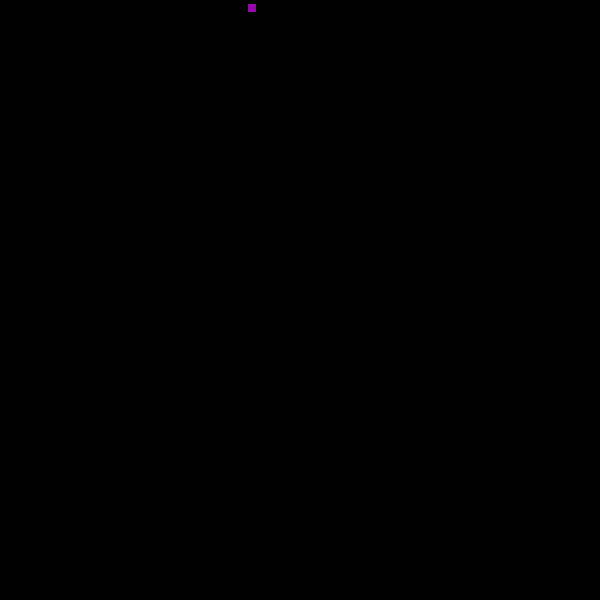
Frame 1 (no input)
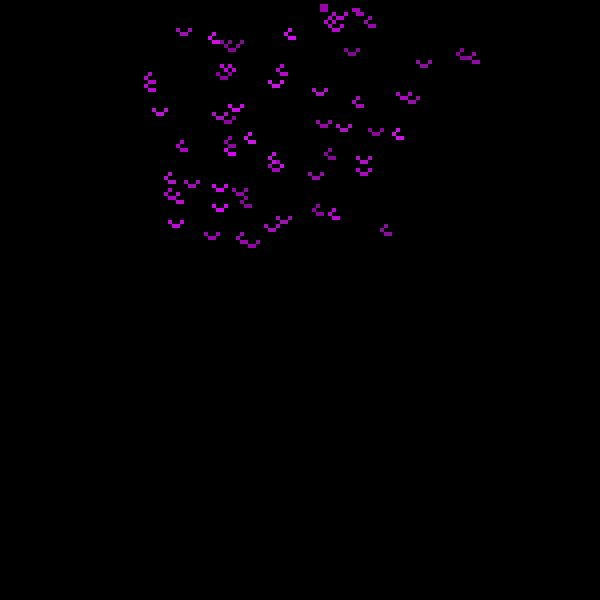
Frame 60 (no input)
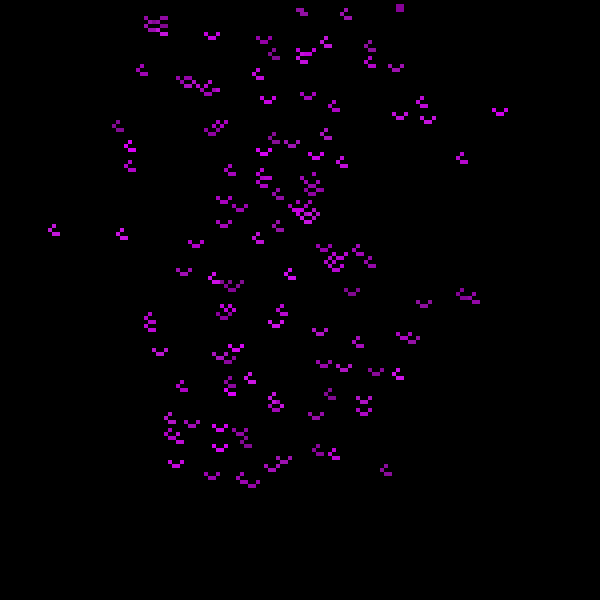
Frame 120 (the mouse pressed at the canvas centre since frame 60)

The p5.js sketch that drew these frames (run headless with seeded random() and noise() and a simulated clock; from frame 60 on, the mouse is pressed at the canvas centre):

// p5.js sketch
// ── sketch.js
const WIDTH = 600;
const HEIGHT = 600;
const PIXEL_WIDTH = 4;
const NUM_ROWS = HEIGHT / PIXEL_WIDTH;
const NUM_COLS = WIDTH / PIXEL_WIDTH;
let grid = new Array(NUM_COLS);
let current_color_index = 0
let dropper_x_pos = 0
const NEON_SAND_COLOR_PALETTE = [
  "#b700cc",
  "#f600af",
  "#ffeb01",
  "#42c3d0",
  "#513aee",
];
let SAND_COLOR = NEON_SAND_COLOR_PALETTE[current_color_index];
//const SAND_COLOR = "#dcb159";
const BRUSH_SIZE = 1 ;

function setup() {
  createCanvas(WIDTH, HEIGHT);
  for (let i = 0; i < grid.length; i++) {
    grid[i] = new Array(NUM_ROWS);
  }
  for (let x = 0; x < grid.length; x++) {
    for (let y = 0; y < grid[0].length; y++) {
      grid[x][y] = { value: 0, colour: color("#000000"), has_moved: false };
    }
  }
}

function draw() {
  background(0);
  noStroke();
  dropper_x_pos = map(noise(0.5 * frameCount),0,1,0,width)
  drop_some_sand(dropper_x_pos, 10)
  
  // draw grid
  for (let x = 0; x < grid.length; x++) {
    for (let y = 0; y < grid[0].length; y++) {
      fill(grid[x][y].colour);
      rect(x * PIXEL_WIDTH, y * PIXEL_WIDTH, PIXEL_WIDTH, PIXEL_WIDTH);
    }
  }
  update();

  
}

function update() {
  for (let x = 0; x < NUM_COLS; x++) {
    for (let y = 0; y < NUM_ROWS - 1; y++) {
      let next_row = y + 1;
      if (is_empty(x, next_row)) {
        if (grid[x][y].has_moved == false) {
          grid[x][y].has_moved = true;
          swap(x, next_row, x, y);
        }
      } else {
        // Check for edges
        if (x == 0 && is_empty(x + 1, next_row)) {
          if (grid[x][y].has_moved == false) {
            grid[x][y].has_moved = true;
            swap(x + 1, next_row, x, y);
          }
        } else if (x == NUM_COLS - 1 && is_empty(x - 1, next_row)) {
          if (grid[x][y].has_moved == false) {
            grid[x][y].has_moved = true;
            swap(x - 1, next_row, x, y);
          }
        } else {
          // Deal with all particles not on an edge
          // if both diagonals are empty, randomly pick a side

          if (is_empty(x + 1, next_row) && is_empty(x - 1, next_row)) {
            if (Math.random() > 0.5) {
              // Go Right
              if (grid[x][y].has_moved == false) {
                grid[x][y].has_moved = true;
                swap(x + 1, next_row, x, y);
              }
            } else {
              // Go Left
              if (grid[x][y].has_moved == false) {
                grid[x][y].has_moved = true;
                swap(x - 1, next_row, x, y);
              }
            }
          } else if (is_empty(x + 1, next_row)) {
            if (grid[x][y].has_moved == false) {
              grid[x][y].has_moved = true;
              swap(x + 1, next_row, x, y);
            }
          } else if (is_empty(x - 1, next_row)) {
            if (grid[x][y].has_moved == false) {
              grid[x][y].has_moved = true;
              swap(x - 1, next_row, x, y);
            }
          }
        }
      }
    }
  }

  // Clear all has moved particles for next frame
  for (let x = 0; x < NUM_COLS; x++) {
    for (let y = 0; y < NUM_ROWS - 1; y++) {
      grid[x][y].has_moved = false;
    }
  }
}

function set_colour(x, y, colour) {
  if (x >= 0 && x < NUM_COLS && y >= 0 && y < NUM_ROWS) {
    grid[x][y].colour = colour;
    grid[x][y].value = 1;
  }
}

function is_empty(x, y) {
  if (x >= 0 && x < NUM_COLS && y >= 0 && y < NUM_ROWS) {
    return grid[x][y].value == 0;
  } else {
    return false;
  }
}

function swap(x1, y1, x2, y2) {
  let temp = grid[x1][y1];
  grid[x1][y1] = grid[x2][y2];
  grid[x2][y2] = temp;
}

function mouseDragged() {
  drop_some_sand(mouseX, mouseY);
}

function drop_some_sand(xpos, ypos){
    let colour = varyColor(SAND_COLOR);
  for (let y = -BRUSH_SIZE; y < BRUSH_SIZE; y++) {
    for (let x = -BRUSH_SIZE; x < BRUSH_SIZE; x++) {
      let x_coordinate = floor(xpos / PIXEL_WIDTH) + x;
      let y_coordinate = floor(ypos / PIXEL_WIDTH) + y;
      set_colour(x_coordinate, y_coordinate, colour);
    }
  }
}

function keyPressed(){
  if (keyCode === 32) { // Space bar
    current_color_index = (current_color_index + 1) % NEON_SAND_COLOR_PALETTE.length
     SAND_COLOR = NEON_SAND_COLOR_PALETTE[current_color_index]
    
  }
}

function varyColor(color) {
  let h = floor(hue(color));
  let s = saturation(color) + floor(random(-20, 0));
  s = constrain(s, 0, 100);
  let l = lightness(color) + floor(random(-10, 10));
  l = constrain(l, 0, 100);
  return `hsl(${h}, ${s}%, ${l}%)`;
}
